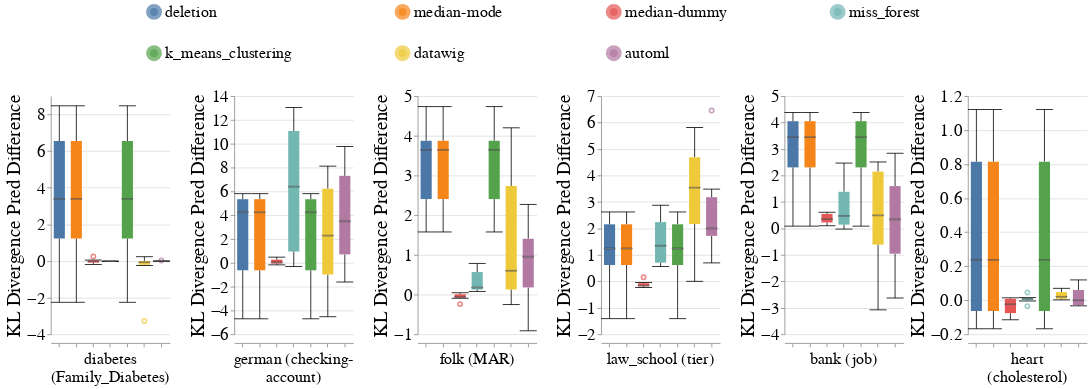

Write notebook code for a chart like this one.
### Code cell
# Categorical
dataset_to_column_name = {
    DIABETES_DATASET: 'Family_Diabetes',
    GERMAN_CREDIT_DATASET: 'checking-account',
    ACS_INCOME_DATASET: 'MAR',
    LAW_SCHOOL_DATASET: 'tier',
    BANK_MARKETING_DATASET: 'job',
    CARDIOVASCULAR_DISEASE_DATASET: 'cholesterol',
}
create_box_plots_for_diff_imputers_and_datasets(train_injection_scenario='MCAR3',
                                                test_injection_scenario='MCAR3',
                                                metric_name='kl_divergence_pred',
                                                dataset_to_column_name=dataset_to_column_name,
                                                dataset_to_group=DATASETS_SENSITIVE_ATTRS,
                                                db_client=db_client,
                                                without_dummy=False)

### Figure 1 — Vega-Lite specification as saved in the notebook (floating-point values rounded to 4 significant figures; data arrays with more than 128 entries replaced by an {"elided": "..."} marker saying what was removed)
{"config": {"view": {"continuousWidth": 400, "continuousHeight": 300, "stroke": null}, "axis": {"labelFontSize": 22, "labelFontWeight": "normal", "titleFontSize": 24, "titleFontWeight": "normal"}, "facet": {"spacing": 5}, "header": {"labelFontSize": 20, "labelOrient": "bottom", "labelPadding": 5, "titleFontSize": 24}, "legend": {"columns": 4, "direction": "horizontal", "labelFontSize": 20, "labelLimit": 400, "orient": "top", "symbolOffset": 120, "symbolStrokeWidth": 10, "titleAnchor": "middle", "titleFontSize": 22, "titleLimit": 300}, "title": {"fontSize": 24}}, "data": {"name": "data-714ad3944b18a11b95480f6f299d7bf6"}, "mark": {"type": "boxplot", "median": {"stroke": "black", "strokeWidth": 0.7}, "ticks": true}, "encoding": {"color": {"field": "Null_Imputer_Name", "sort": ["deletion", "median-mode", "median-dummy", "miss_forest", "k_means_clustering", "datawig", "automl"], "title": null, "type": "nominal"}, "column": {"field": "Dataset_Name_With_Column", "sort": {"field": "Dataset_Sequence_Number", "order": "ascending"}, "title": null, "type": "nominal"}, "x": {"axis": {"labels": false}, "field": "Null_Imputer_Name", "sort": ["deletion", "median-mode", "median-dummy", "miss_forest", "k_means_clustering", "datawig", "automl"], "title": null, "type": "nominal"}, "y": {"field": "Kl_Divergence_Pred_Difference", "scale": {"zero": true}, "title": "KL Divergence Pred Difference", "type": "quantitative"}}, "resolve": {"scale": {"y": "independent"}}, "width": 150, "$schema": "https://vega.github.io/schema/vega-lite/v4.17.0.json", "datasets": {"data-714ad3944b18a11b95480f6f299d7bf6": {"elided": "252 records"}}}
